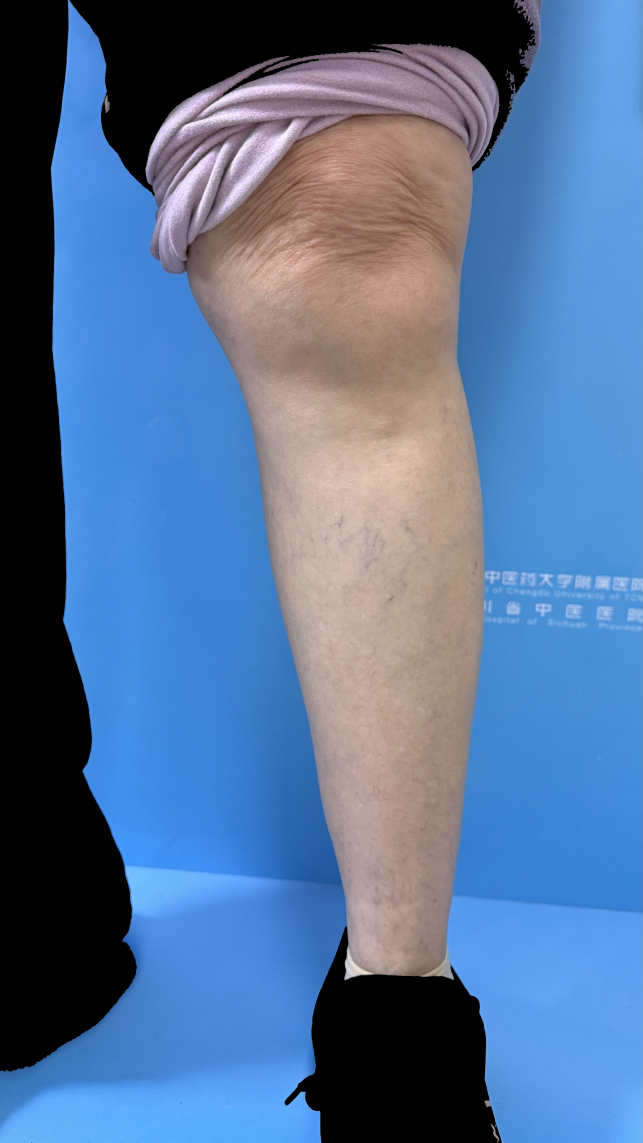
#> input picture leg_no_bg.jpg, 3213 x 5712 px (shown at 1/5 size); its folder holds only this picture in this run
$ python -i data_pre.py   (imports and definitions only)
#> lines starting #> are read from the running program, lines starting #| are printed output that depends on the picture; after the words box and inside, x2 and y2 are one past the last pixel; in counts of white or black regions, pixels touching at a corner belong together
#> further down, picture is the input picture: shape (5712, 3213, 3); mean B, G, R 152.3, 113.4, 84.7
# # import cv2
# # import os
# # import numpy as np

# # def crop_leg_region(img):
# #     h, w = img.shape[:2]

# #     # 1. 转灰度 + 高斯模糊
# #     gray = cv2.cvtColor(img, cv2.COLOR_BGR2GRAY)
# #     blur = cv2.GaussianBlur(gray, (7,7), 0)

# #     # 2. 自适应阈值（比肤色鲁棒）
# #     thresh = cv2.adaptiveThreshold(
# #         blur, 255,
# #         cv2.ADAPTIVE_THRESH_GAUSSIAN_C,
# #         cv2.THRESH_BINARY_INV,
# #         31, 5
# #     )

# #     # 3. 形态学处理
# #     kernel = cv2.getStructuringElement(cv2.MORPH_RECT, (9, 25))
# #     mask = cv2.morphologyEx(thresh, cv2.MORPH_CLOSE, kernel, iterations=2)

# #     # 4. 找轮廓
# #     contours, _ = cv2.findContours(mask, cv2.RETR_EXTERNAL, cv2.CHAIN_APPROX_SIMPLE)
# #     if len(contours) == 0:
# #         return img

# #     # 5. 选“最像腿”的轮廓（高度最大 & 纵横比大）
# #     best = None
# #     best_score = 0
# #     for cnt in contours:
# #         x, y, w_box, h_box = cv2.boundingRect(cnt)
# #         area = cv2.contourArea(cnt)
# #         ratio = h_box / (w_box + 1e-5)

# #         # 腿应该是又高又大的
# #         score = area * ratio
# #         if score > best_score:
# #             best_score = score
# #             best = (x, y, w_box, h_box)

# #     x, y, w_box, h_box = best

# #     # 稍微放大一点
# #     pad = 20
# #     x = max(0, x - pad)
# #     y = max(0, y - pad)
# #     w_box = min(img.shape[1] - x, w_box + 2*pad)
# #     h_box = min(img.shape[0] - y, h_box + 2*pad)

# #     cropped = img[y:y+h_box, x:x+w_box]
# #     return cropped


# # def batch_crop(input_dir, output_dir):
# #     os.makedirs(output_dir, exist_ok=True)

# #     for name in os.listdir(input_dir):
# #         if not name.lower().endswith(('.jpg','.png','.jpeg')):
# #             continue
# #         img = cv2.imread(os.path.join(input_dir, name))
# #         cropped = crop_leg_region(img)
# #         cv2.imwrite(os.path.join(output_dir, name), cropped)

# #     print("裁剪完成:", output_dir)

# # if __name__ == "__main__":
# #     input_dir = "./avi_data/test/C2"      # 原始图片目录
# #     output_dir = "./avi_data/test_cai"    # 裁剪后保存目录
# #     batch_crop(input_dir, output_dir)


# # import cv2
# # import numpy as np

# # img = cv2.imread("./avi_data/test/C1/1_2.jpg")
# # hsv = cv2.cvtColor(img, cv2.COLOR_BGR2HSV)

# # # 放宽肤色范围（更鲁棒）
# # lower = np.array([0, 20, 40], dtype=np.uint8)
# # upper = np.array([35, 255, 255], dtype=np.uint8)

# # mask = cv2.inRange(hsv, lower, upper)

# # cv2.imshow("original", img)
# # cv2.imshow("mask", mask)
# # cv2.waitKey(0)
# # cv2.destroyAllWindows()


# import os
# import cv2
# import numpy as np
# from tqdm import tqdm


# def grabcut_auto(img):
#     """
#     自动前景分割：假设腿在画面中部
#     """
#     h, w = img.shape[:2]
#     mask = np.zeros((h, w), np.uint8)

#     # 假设腿在中间区域
#     rect = (
#         int(w * 0.1),
#         int(h * 0.05),
#         int(w * 0.8),
#         int(h * 0.9)
#     )

#     bgdModel = np.zeros((1, 65), np.float64)
#     fgdModel = np.zeros((1, 65), np.float64)

#     cv2.grabCut(img, mask, rect, bgdModel, fgdModel, 5, cv2.GC_INIT_WITH_RECT)

#     # 前景 = 1，背景 = 0
#     mask2 = np.where((mask == 2) | (mask == 0), 0, 1).astype("uint8")
#     return mask2 * 255


# def crop_by_mask(img, mask):
#     """
#     根据分割mask裁剪ROI
#     """
#     ys, xs = np.where(mask == 255)
#     if len(xs) == 0 or len(ys) == 0:
#         # 如果失败，直接返回原图
#         return img

#     y1, y2 = ys.min(), ys.max()
#     x1, x2 = xs.min(), xs.max()
#     return img[y1:y2, x1:x2]

# def apply_mask(img, mask):
#     """
#     img: BGR image
#     mask: 0/255
#     """
#     result = img.copy()
#     result[mask == 0] = (0, 0, 0)   # 背景变黑
#     return result

# def process_folder(input_root, output_root):
#     os.makedirs(output_root, exist_ok=True)

#     classes = sorted(os.listdir(input_root))

#     for cls in classes:
#         input_dir = os.path.join(input_root, cls)
#         output_dir = os.path.join(output_root, cls)
#         os.makedirs(output_dir, exist_ok=True)

#         if not os.path.isdir(input_dir):
#             continue

#         imgs = [f for f in os.listdir(input_dir)
#                 if f.lower().endswith(('.jpg', '.png', '.jpeg', '.bmp'))]

#         print(f"处理类别 {cls}, 共 {len(imgs)} 张")

#         for name in tqdm(imgs):
#             path = os.path.join(input_dir, name)
#             img = cv2.imread(path)

#             if img is None:
#                 print(f"读取失败: {path}")
#                 continue

#             # GrabCut分割
#             mask = grabcut_auto(img)

#             # 裁剪
#             crop = crop_by_mask(img, mask)

#             # 保存
#             save_path = os.path.join(output_dir, name)
#             masked = apply_mask(img, mask)
#             cv2.imwrite(save_path, masked)
#             # mask_path = os.path.join(output_dir, name.replace('.jpg', '_mask.jpg'))
#             # cv2.imwrite(mask_path, mask)


# if __name__ == "__main__":
#     input_root = "./avi_data/train"
#     output_root = "./avi_data/train_crop"

#     process_folder(input_root, output_root)
#     print("全部裁剪完成，输出目录:", output_root)


import os
import cv2
import numpy as np
from tqdm import tqdm


def grabcut_fast(img, small_size=640):
    """
    先缩小，再GrabCut，大幅加速
    """
#> called with small_size = 640
    h, w = img.shape[:2]
#> h = 5712; w = 3213
    scale = small_size / max(h, w)
#> scale = 0.112
    small = cv2.resize(img, (int(w * scale), int(h * scale)))
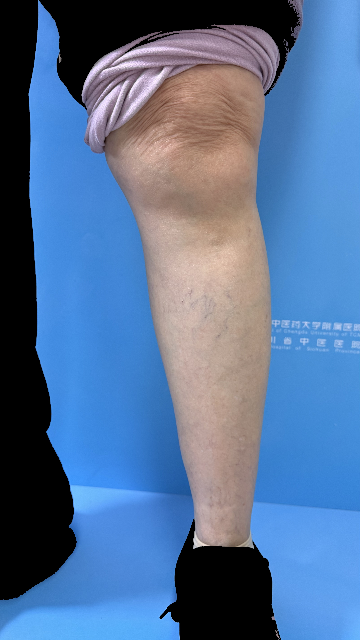
#> small: shape (640, 360, 3); mean B, G, R 152.3, 113.3, 84.6

    mask = np.zeros(small.shape[:2], np.uint8)
    rect = (
        int(small.shape[1] * 0.1),
        int(small.shape[0] * 0.05),
        int(small.shape[1] * 0.8),
        int(small.shape[0] * 0.9),
    )
#> rect = (36, 32, 288, 576)

    bgdModel = np.zeros((1, 65), np.float64)
    fgdModel = np.zeros((1, 65), np.float64)

    cv2.grabCut(small, mask, rect, bgdModel, fgdModel, 3, cv2.GC_INIT_WITH_RECT)

    mask2 = np.where((mask == 2) | (mask == 0), 0, 1).astype("uint8") * 255

    # 放大回原图尺寸
    mask_full = cv2.resize(mask2, (w, h), interpolation=cv2.INTER_NEAREST)
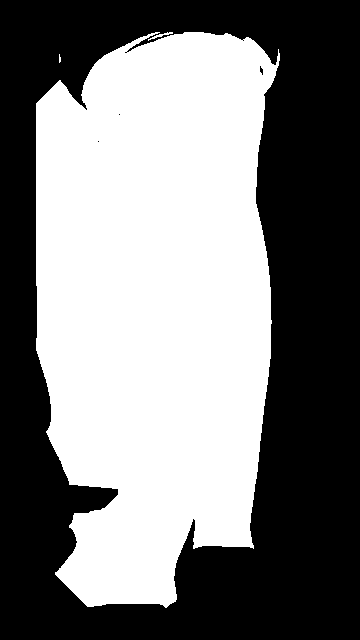
#> mask2: shape (640, 360); 49.1% white; 3 white regions (1 under 20 px), largest, box (x1, y1, x2, y2) and area: (36, 32, 280, 608) 113058, (148, 32, 173, 41) 53
    return mask_full

# [94 lines left out: functions refine_mask_for_two_legs, apply_mask, crop_by_mask, process_folder, not called in this run]
            # cv2.imwrite(save_path, crop)


# [5 lines not run here, left out]

>>> import cv2
>>> picture = cv2.imread('leg_no_bg.jpg')
>>> result = grabcut_fast(picture)
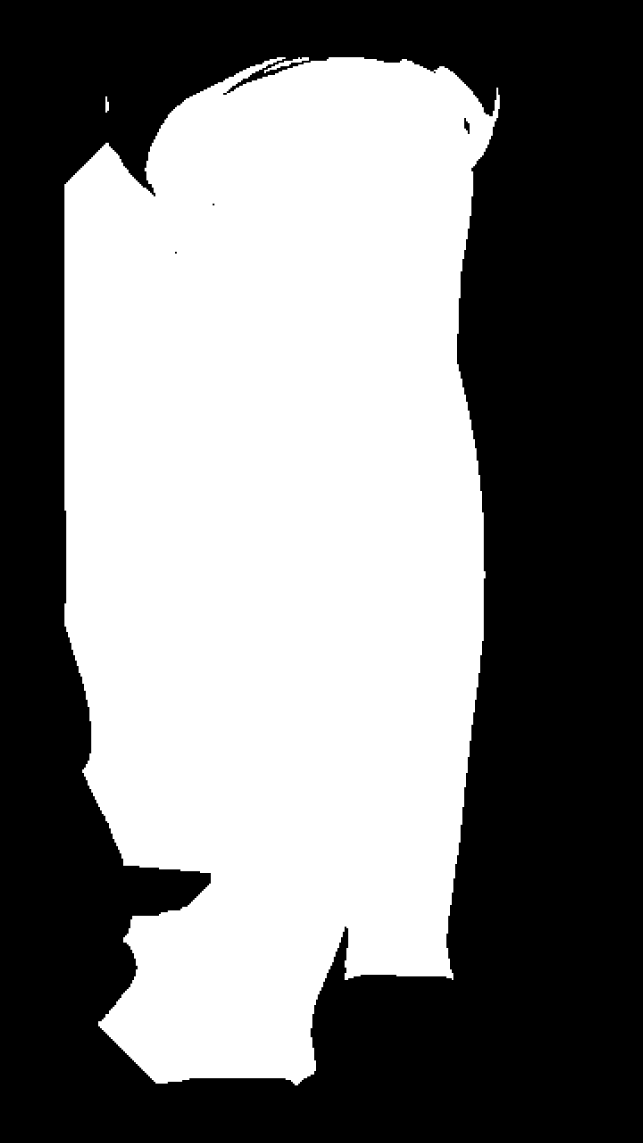
#> result: shape (5712, 3213) (shown at 1/5 size); 49.1% white; 3 white regions, box (x1, y1, x2, y2) and area: (322, 286, 2499, 5427) 9004649, (1321, 286, 1545, 366) 4239, (527, 482, 545, 563) 1134
